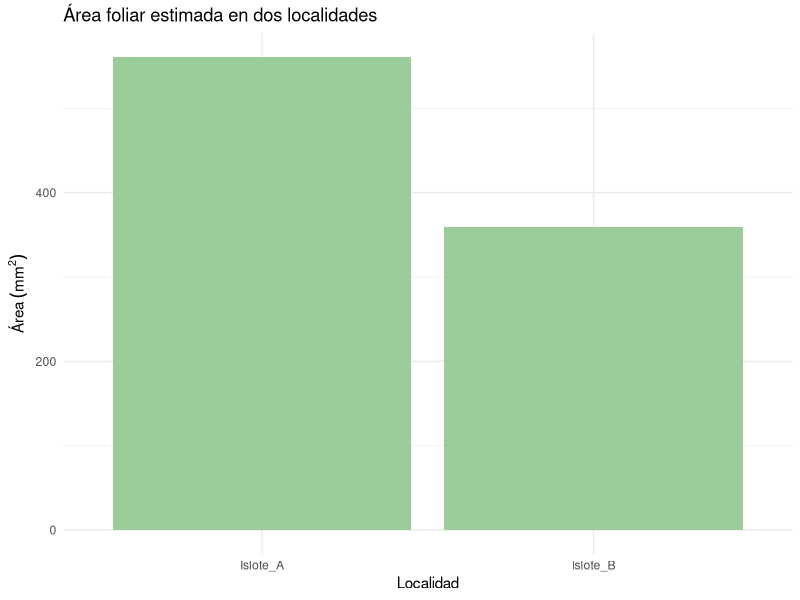

Reproduce this figure in R.
## ---- chunk 1
semillas_totales <- 50
semillas_germinadas <- 42

# 2. Calcular la tasa de germinación 
tasa_germinacion <- (semillas_germinadas/semillas_totales)*100
tasa_germinacion
## ---- chunk 2
# Si quisieramos calcular la media podríamos hacerlo así... 
alturas <- c(12.5, 10.8, 14.2, 9.9)
mean(alturas)
# Podemos calcular su mediana, moda, desviación estándar, etc.. 
sd(alturas)
# O podríamos calcular un resumen de estadística descriptiva.
summary(alturas)

## ---- chunk 3
longitudes_hoja<- c(3.4,2.8, 4.1, 3.9, 2.5)

mean(longitudes_hoja)
sd(longitudes_hoja)
length(longitudes_hoja)

# O puede hacer un summary... 
summary(longitudes_hoja)
## ---- chunk 4
altura <- 35 # Altura de una planta en (cm)
peso <- 2.4 # peso del fruto en gramos (g)
especie <- "Peperomia pellucida" # Epíteto específico. 
## ---- chunk 5
print(altura)
class(especie)
## ---- chunk 6
edad<- 12 # Numérico
sexo <- "Macho" # Carácter
sobreviviente <- TRUE # Lógico
tratamiento<- factor(c("control", "Concentración baja", "Concentración media", "Concentración alta"))
## ---- chunk 7
a <- 5+3 # Suma
b<- 10-4 # Resta
c<- 6*2 # Multiplicación
d<- 12/3 # División 
## ---- chunk 8
altura1<- 15
altura2<- 20

# Comparamos 
altura1 > altura2 # Mayor que
altura1 == altura2 # Igual que
altura1 != altura2 # Diferente

## ---- chunk 9
altura <- 18
peso <- 2.5
altura > 15 & peso > 2 # ambas verdaderas (AND)
altura > 20 | peso > 2 # al menos una verdadera (OR)
## ---- chunk 10
pH <- 6.8

if (pH < 7) {
print("Medio ácido")
} else if (pH == 7) {
print("Neutro")
} else {
print("Básico")
}
## ---- chunk 11
# Imprimir número de muestra
for (i in 1:5) {
print(paste("Muestra", i))
}
## ---- chunk 12
contador <- 1
while (contador <= 3) {
print(paste("Repetición", contador))
contador <- contador + 1
}
## ---- chunk 13
# Crecimiento promedio de una planta
promedio <- function(valores) {
resultado <- mean(valores)
return(resultado)
}

promedio(c(12.4, 14.1, 13.8))
## ---- chunk 14
# Calcular el área de una hoja elíptica
area_hoja <- function(longitud, ancho) {
area <- pi * (longitud / 2) * (ancho / 2)
return(area)
}

area_hoja(12, 6)
## ---- chunk 15
# Instalaión de paquetes base
library(dplyr)
library(ggplot2)
# Datos de ejemplo: Longitud de hojas (mm) en dos localidades
hojas <- tibble(
localidad = c("Islote_A", "Islote_A", "Islote_B", "Islote_B"),
longitud_mm = c(28.5, 31.2, 22.8, 25.0)
)
# Aproximamos el ancho como el 40 % de la longitud 
hojas <- hojas %>%
mutate(ancho_mm = longitud_mm * 0.4)
# Calculamos el área foliar asumiendo forma elíptica 
hojas <- hojas %>%
mutate(area_mm2 = pi * (longitud_mm / 2) * (ancho_mm / 2))
# Mostramos la tabla con resultados
hojas
## ---- chunk 16
ggplot(hojas, aes(x = localidad, y = area_mm2)) +
geom_col(fill = "darkseagreen3") +
labs(
title = "Área foliar estimada en dos localidades",
x = "Localidad",
y = expression(Área~(mm^2))
) +
theme_minimal()
